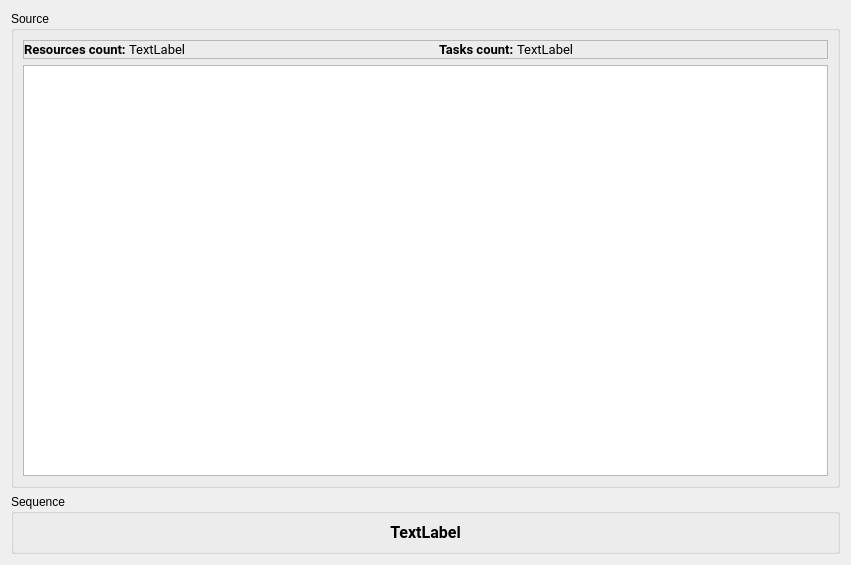
<?xml version="1.0" encoding="UTF-8"?>
<ui version="4.0">
 <class>MainTab</class>
 <widget class="QWidget" name="MainTab">
  <property name="geometry">
   <rect>
    <x>0</x>
    <y>0</y>
    <width>851</width>
    <height>565</height>
   </rect>
  </property>
  <property name="windowTitle">
   <string>Form</string>
  </property>
  <layout class="QVBoxLayout" name="verticalLayout">
   <item>
    <widget class="QGroupBox" name="sourceGroupBox">
     <property name="title">
      <string>Source</string>
     </property>
     <layout class="QVBoxLayout" name="verticalLayout_2">
      <item>
       <widget class="QFrame" name="frame">
        <property name="frameShape">
         <enum>QFrame::StyledPanel</enum>
        </property>
        <property name="frameShadow">
         <enum>QFrame::Raised</enum>
        </property>
        <layout class="QGridLayout" name="gridLayout">
         <property name="leftMargin">
          <number>0</number>
         </property>
         <property name="topMargin">
          <number>0</number>
         </property>
         <property name="rightMargin">
          <number>0</number>
         </property>
         <property name="bottomMargin">
          <number>0</number>
         </property>
         <property name="spacing">
          <number>0</number>
         </property>
         <item row="1" column="1">
          <widget class="QLabel" name="cLabel">
           <property name="sizePolicy">
            <sizepolicy hsizetype="Minimum" vsizetype="Preferred">
             <horstretch>0</horstretch>
             <verstretch>0</verstretch>
            </sizepolicy>
           </property>
           <property name="font">
            <font>
             <family>Roboto</family>
             <pointsize>10</pointsize>
             <weight>75</weight>
             <bold>true</bold>
            </font>
           </property>
           <property name="text">
            <string>Resources count: </string>
           </property>
          </widget>
         </item>
         <item row="1" column="3">
          <widget class="QLabel" name="rLabel">
           <property name="sizePolicy">
            <sizepolicy hsizetype="Minimum" vsizetype="Preferred">
             <horstretch>0</horstretch>
             <verstretch>0</verstretch>
            </sizepolicy>
           </property>
           <property name="font">
            <font>
             <family>Roboto</family>
             <pointsize>10</pointsize>
             <weight>75</weight>
             <bold>true</bold>
            </font>
           </property>
           <property name="text">
            <string>Tasks count: </string>
           </property>
           <property name="textFormat">
            <enum>Qt::PlainText</enum>
           </property>
          </widget>
         </item>
         <item row="1" column="2">
          <widget class="QLabel" name="cValueLabel">
           <property name="sizePolicy">
            <sizepolicy hsizetype="MinimumExpanding" vsizetype="Preferred">
             <horstretch>0</horstretch>
             <verstretch>0</verstretch>
            </sizepolicy>
           </property>
           <property name="font">
            <font>
             <family>Roboto</family>
             <pointsize>10</pointsize>
            </font>
           </property>
           <property name="text">
            <string>TextLabel</string>
           </property>
          </widget>
         </item>
         <item row="1" column="4">
          <widget class="QLabel" name="rValueLabel">
           <property name="sizePolicy">
            <sizepolicy hsizetype="MinimumExpanding" vsizetype="Preferred">
             <horstretch>0</horstretch>
             <verstretch>0</verstretch>
            </sizepolicy>
           </property>
           <property name="font">
            <font>
             <family>Roboto</family>
             <pointsize>10</pointsize>
            </font>
           </property>
           <property name="text">
            <string>TextLabel</string>
           </property>
          </widget>
         </item>
        </layout>
       </widget>
      </item>
      <item>
       <widget class="QTableWidget" name="tableWidget"/>
      </item>
     </layout>
    </widget>
   </item>
   <item>
    <widget class="QGroupBox" name="sequenseGroupBox">
     <property name="title">
      <string>Sequence</string>
     </property>
     <layout class="QVBoxLayout" name="verticalLayout_3">
      <item>
       <widget class="QLabel" name="sequenceLabel">
        <property name="font">
         <font>
          <family>Roboto</family>
          <pointsize>12</pointsize>
          <weight>75</weight>
          <bold>true</bold>
         </font>
        </property>
        <property name="text">
         <string>TextLabel</string>
        </property>
        <property name="alignment">
         <set>Qt::AlignCenter</set>
        </property>
       </widget>
      </item>
     </layout>
    </widget>
   </item>
  </layout>
 </widget>
 <resources/>
 <connections/>
</ui>
